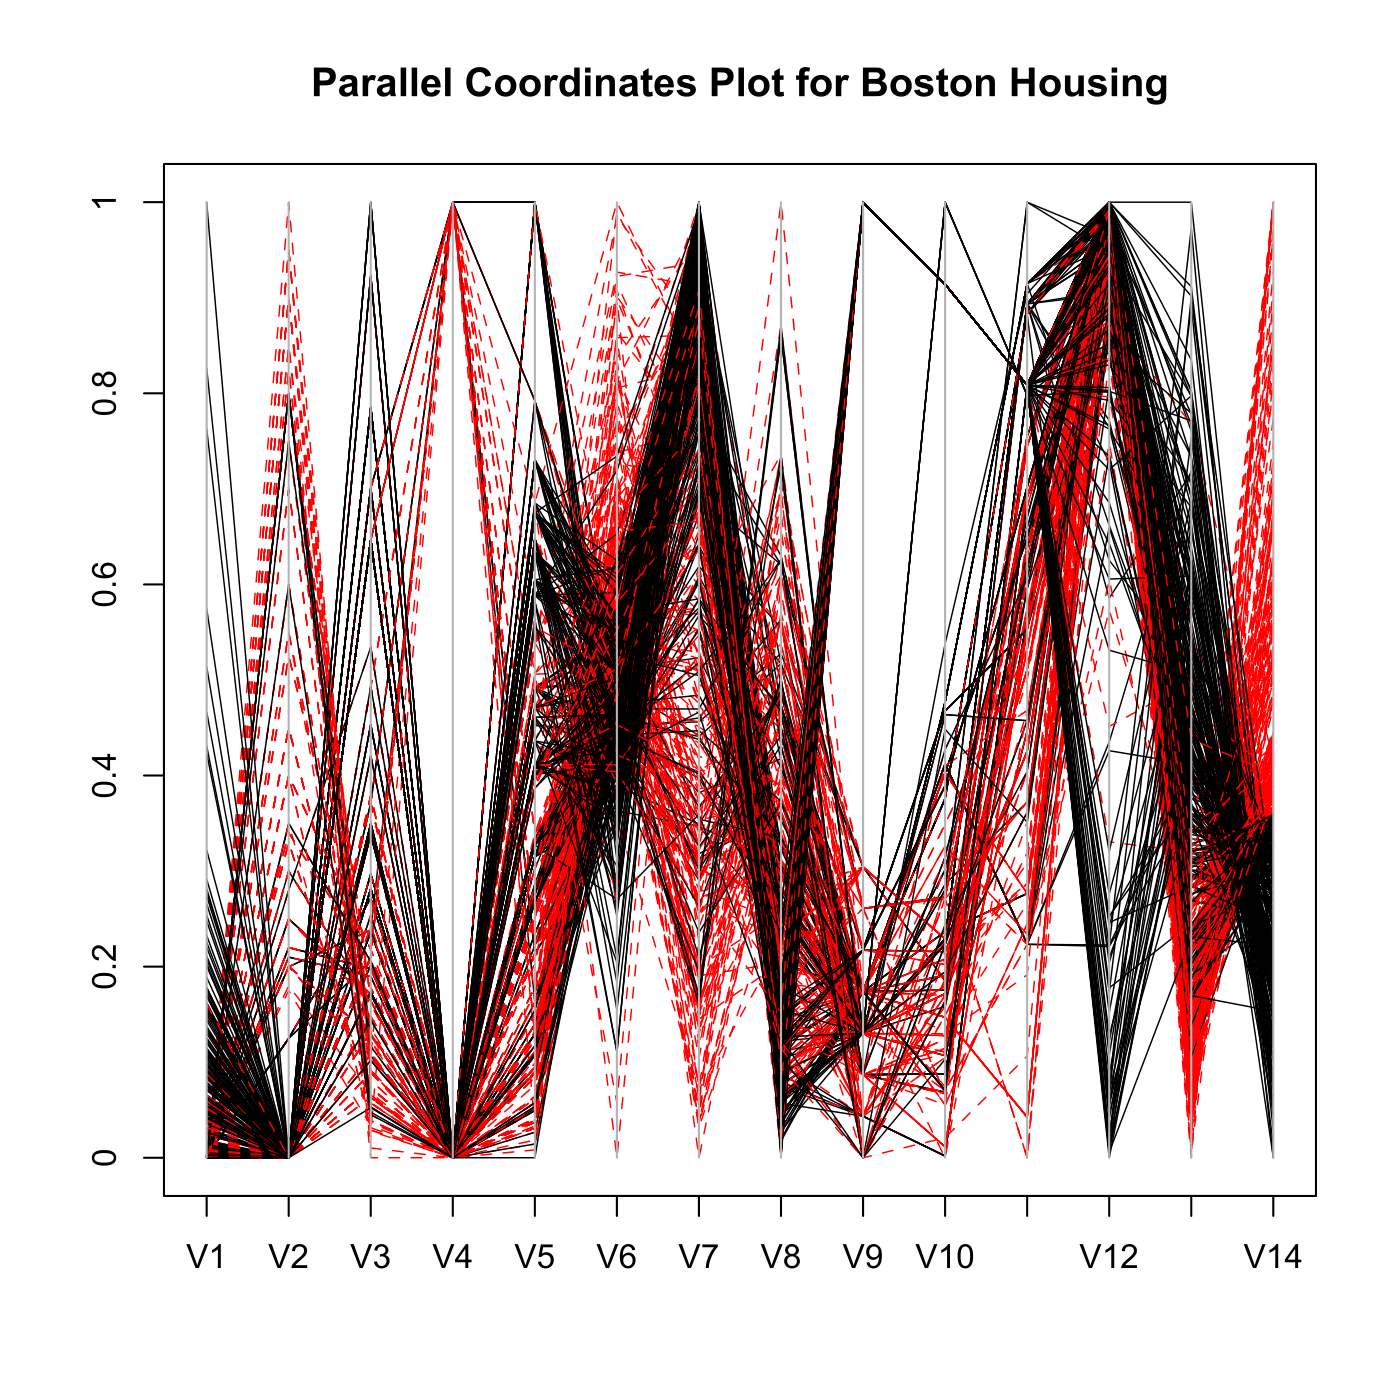

R code for this plot:

# clear all variables
rm(list = ls(all = TRUE))
graphics.off()

# install and load packages
libraries = c("MASS")
lapply(libraries, function(x) if (!(x %in% installed.packages())) {
    install.packages(x)
})
lapply(libraries, library, quietly = TRUE, character.only = TRUE)

# load data
x = read.table("bostonh.dat")

z = x[, 14]
z[x[, 14] <= median(x[, 14])] = 1
z[x[, 14] > median(x[, 14])] = 2

parcoord(x[, seq(1, 14, 1)], lty = z, lwd = 0.7, col = z, main = "Parallel Coordinates Plot for Boston Housing", 
    frame = TRUE)
axis(side = 2, at = seq(0, 1, 0.2), labels = seq(0, 1, 0.2)) 
